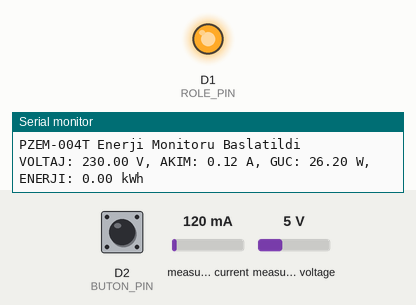
Simulated run of this sketch. Board: ESP8266 (NodeMCU). Shown: output pins drawn as LEDs (lit = HIGH), the last lines printed to the serial monitor. The test bench sets the inputs (shaded band); at power-on: measured current 120 mA, D2 (BUTON_PIN) HIGH, measured voltage 5 V. WiFi joins after 1.5 s; servers stay silent unless stated.

Above: at 3.0 s.
3.1 s: measured current set to 431 mA
6.1 s: measured current set to 495 mA
At 7.9 s:
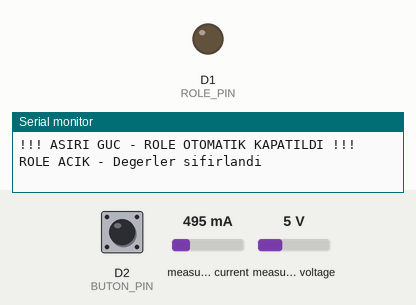
8.3 s: D2 (BUTON_PIN) pulled LOW for 0.15 s
At 8.9 s:
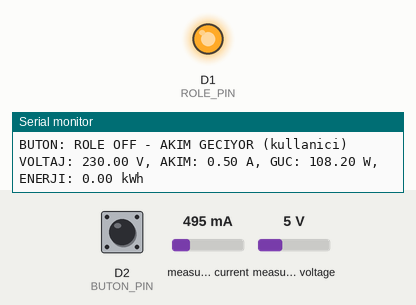
11.4 s: D2 (BUTON_PIN) pulled LOW for 1 s
At 12.5 s:
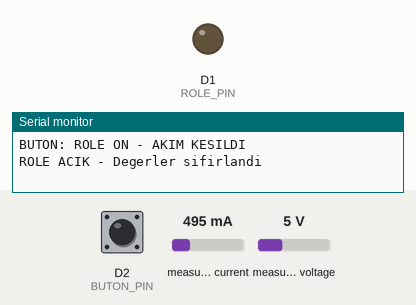
Timing chart, 0 to 14.4 s (numbered marks = the images above; inputs shaded):
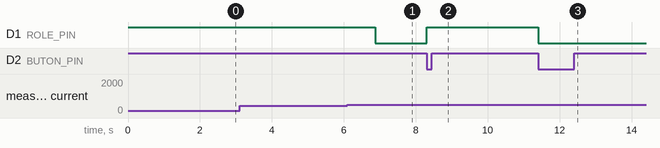

The sketch:

sketch_blynk.ino
```cpp
#define BLYNK_PRINT Serial

#define BLYNK_TEMPLATE_ID "YOUR_BLYNK_TEMPLATE_ID"
#define BLYNK_TEMPLATE_NAME "Enerji Takip"
#define BLYNK_AUTH_TOKEN "YOUR_BLYNK_AUTH_TOKEN"

#include <ESP8266WiFi.h>
#include <BlynkSimpleEsp8266.h>
#include <PZEM004Tv30.h>
#include <SoftwareSerial.h>

// WiFi bilgileri
char ssid[] = "YOUR_WIFI_SSID";
char pass[] = "YOUR_WIFI_PASSWORD";

// PZEM için SoftwareSerial (RX, TX)
SoftwareSerial mySerial(D5, D6);
PZEM004Tv30 pzem(mySerial);

// Röle pin tanımı
#define ROLE_PIN D1

// Fiziksel buton pin tanımı
#define BUTON_PIN D2

// Aşırı güç tüketimi eşiği (Watt) - Blynk V16'dan ayarlanır
float gucEsigi = 100.0f;

// Elektrik birim fiyatı (TL/kWh)
#define BIRIM_FIYAT 3.20

// ESP8266 adaptörü + kablo kayıpları ofseti (Watt)
// Cihaz bağlı değilken okunan boş güç değerini buraya yaz
#define OFFSET_GUC 0.40f

bool asiriUyariGonderildi = false;
bool kullaniciMuhalefet = false;  // Kullanıcı manuel kapattığında tekrar atmasın
bool roleDurumu = false;
bool butonOncekiDurum = HIGH;
bool bootTamamlandi = false;
unsigned long roleSonDegisim = 0;
#define ROLE_DEBOUNCE 1000

// Ortalama güç hesaplama (hareketli ortalama)
long olcumSayisi = 0;
float ortalamaGuc = 0;
float maxGuc = 0;
String sonV6Renk = "";
String sonV8Renk = "";

// Blynk bileşenleri
BlynkTimer timer;
bool ledDurumu = false;

// LED yak-sön fonksiyonu (bağımsız timer)
void ledBlink() {
  ledDurumu = !ledDurumu;
  Blynk.virtualWrite(V1, ledDurumu ? 255 : 0);
}

// Boot tamamlandı - röle kontrol aktif
void bootTamamla() {
  bootTamamlandi = true;
  Serial.println("Boot tamamlandi - role kontrol aktif");
}

// Blynk bağlandığında V5 senkronunu engelle (restart döngüsünü kırar)
BLYNK_CONNECTED() {
  Serial.println("Blynk baglandi");
  Blynk.syncVirtual(V16);  // Dashboard'daki eşik değerini al
}

// Dashboard'dan güç eşiği ayarla (V16 Slider)
BLYNK_WRITE(V16) {
  gucEsigi = param.asFloat();
  Serial.print("Yeni guc esigi: ");
  Serial.print(gucEsigi);
  Serial.println(" W");
}

// Fiziksel buton okuma fonksiyonu
void butonKontrol() {
  bool butonDurum = digitalRead(BUTON_PIN);
  if (butonOncekiDurum == HIGH && butonDurum == LOW) {
    roleDurumu = !roleDurumu;
    if (roleDurumu) {
      digitalWrite(ROLE_PIN, LOW);
      Blynk.virtualWrite(V5, 1);
      Serial.println("BUTON: ROLE ON - AKIM KESILDI");
    } else {
      digitalWrite(ROLE_PIN, HIGH);  // Akım geçer
      Blynk.virtualWrite(V5, 0);
      kullaniciMuhalefet = true;  // Fiziksel butonla kapattı - tekrar atma
      Serial.println("BUTON: ROLE OFF - AKIM GECIYOR (kullanici)");
    }
  }
  butonOncekiDurum = butonDurum;
}

// Blynk'ten röle komutu geldiğinde çalışır (V5 butonu)
BLYNK_WRITE(V5) {
  if (!bootTamamlandi) {
    Serial.println("Boot tamamlanmadi - role komutu reddedildi");
    return;
  }

  unsigned long simdi = millis();
  if (simdi - roleSonDegisim < ROLE_DEBOUNCE) {
    Serial.println("Role debounce - komut reddedildi");
    return;
  }

  int deger = param.asInt();
  if (deger == 1) {
    digitalWrite(ROLE_PIN, LOW);
    roleDurumu = true;
    roleSonDegisim = simdi;
    Serial.println("ROLE ON - AKIM KESILDI");
  } else {
    digitalWrite(ROLE_PIN, HIGH);
    roleDurumu = false;
    roleSonDegisim = simdi;
    kullaniciMuhalefet = true;  // Kullanıcı manuel kapattı - tekrar atma
    Serial.println("ROLE OFF - AKIM GECIYOR (kullanici)");
  }
}

// Blynk'ten enerji sıfırlama komutu (V10 butonu)
BLYNK_WRITE(V10) {
  if (param.asInt() == 1) {
    pzem.resetEnergy();
    olcumSayisi = 0;
    ortalamaGuc = 0;
    Blynk.virtualWrite(V9, 0);
    Blynk.virtualWrite(V7, 0);
    Blynk.virtualWrite(V8, "Sayac sifirlandi!");
    Serial.println("ENERJI SAYACI SIFIRLANDI");
  }
}

// Veri gönderme fonksiyonu
void sendData() {
  float voltage = pzem.voltage();
  float current = pzem.current();
  float power  = pzem.power();
  float energy  = pzem.energy();

  // Enerji her zaman gönder (chart için)
  Blynk.virtualWrite(V7, isnan(energy) ? 0.0f : energy);

  // Röle açıksa (akım kesilmiş) sıfır değer göster
  if (roleDurumu) {
    Blynk.virtualWrite(V2, 0);
    Blynk.virtualWrite(V3, 0);
    Blynk.virtualWrite(V4, 0);
    Blynk.virtualWrite(V6, "ROLE ACIK - Akim kesik");
    if (sonV6Renk != "#FF6600") { Blynk.setProperty(V6, "color", "#FF6600"); sonV6Renk = "#FF6600"; }
    Serial.println("ROLE ACIK - Degerler sifirlandi");
    return;
  }

  if (isnan(voltage) || isnan(current) || isnan(power)) {
    Serial.println("Hata: Veri okunamadi");
    return;
  }

  // Çöp değer koruması (röle geçişinde spike olur)
  if (voltage > 260 || voltage < 150 || current > 100 || power > 4000) {
    Serial.println("Hata: Gecersiz deger - atlanıyor");
    return;
  }

  Serial.print("VOLTAJ: ");
  Serial.print(voltage);
  Serial.print(" V, AKIM: ");
  Serial.print(current);
  Serial.print(" A, GUC: ");
  Serial.print(power);
  Serial.print(" W, ENERJI: ");
  Serial.print(isnan(energy) ? 0.0f : energy);
  Serial.println(" kWh");

  // Ofset uygula: ESP8266 adaptörü + kablo kayıplarını çıkar
  float gosterilenGuc = max(0.0f, power - OFFSET_GUC);
  float gosterilenAkim = (voltage > 0) ? (gosterilenGuc / voltage) : 0.0f;

  Blynk.virtualWrite(V2, voltage);
  Blynk.virtualWrite(V3, gosterilenAkim);
  Blynk.virtualWrite(V4, gosterilenGuc);

  float faturaTL = (isnan(energy) ? 0.0f : energy) * BIRIM_FIYAT;
  Blynk.virtualWrite(V9, faturaTL);

  // Röle kapalıyken (akım geçiyor) güç güvenli seviyeye düştüyse bayrakları sıfırla
  if (!roleDurumu && gosterilenGuc < gucEsigi * 0.7f) {
    kullaniciMuhalefet = false;
    asiriUyariGonderildi = false;
  }

  if (gosterilenGuc > gucEsigi) {
    Blynk.virtualWrite(V6, "ASIRI TUKETIM! " + String(gosterilenGuc, 0) + "W");
    if (sonV6Renk != "#FF0000") { Blynk.setProperty(V6, "color", "#FF0000"); sonV6Renk = "#FF0000"; }
    if (!asiriUyariGonderildi && !kullaniciMuhalefet && bootTamamlandi) {
      unsigned long simdi = millis();
      if (simdi - roleSonDegisim >= ROLE_DEBOUNCE) {
        digitalWrite(ROLE_PIN, LOW);
        roleDurumu = true;
        roleSonDegisim = simdi;
        Blynk.virtualWrite(V5, 1);
        Blynk.logEvent("asiri_guc", String("Asiri Guc! Cihaz kapatildi: ") + String(gosterilenGuc, 0) + "W");
        Serial.println("!!! ASIRI GUC - ROLE OTOMATIK KAPATILDI !!!");
        asiriUyariGonderildi = true;
      }
    }
  } else {
    Blynk.virtualWrite(V6, "Guvenli - " + String(gosterilenGuc, 0) + "W");
    if (sonV6Renk != "#00CC00") { Blynk.setProperty(V6, "color", "#00CC00"); sonV6Renk = "#00CC00"; }
  }

  if (gosterilenGuc < 4000) {
    olcumSayisi++;
    if (olcumSayisi == 1) {
      ortalamaGuc = gosterilenGuc;
    } else {
      ortalamaGuc = ortalamaGuc * 0.7 + gosterilenGuc * 0.3;
    }
    if (gosterilenGuc > maxGuc) maxGuc = gosterilenGuc;
  }
}

// Ek metrikler - 10sn'de bir (V11-V15)
void sendExtra() {
  float pf = pzem.pf();
  if (!isnan(pf)) Blynk.virtualWrite(V11, pf);

  float freq = pzem.frequency();
  if (!isnan(freq)) Blynk.virtualWrite(V12, freq);

  Blynk.virtualWrite(V13, WiFi.RSSI());

  unsigned long toplamSn = millis() / 1000;
  unsigned long saat = toplamSn / 3600;
  unsigned long dak   = (toplamSn % 3600) / 60;
  unsigned long sn    = toplamSn % 60;
  String uptime = String(saat) + "sa " + String(dak) + "dk " + String(sn) + "sn";
  Blynk.virtualWrite(V14, uptime);

  Blynk.virtualWrite(V15, maxGuc);
}

// Her 5sn'de bir öneri gönder
void sendOneri() {
  if (roleDurumu) {
    Blynk.virtualWrite(V8, "Role ACIK! Akim kesildi. Ort: " + String(ortalamaGuc, 0) + "W");
    if (sonV8Renk != "#FF6600") { Blynk.setProperty(V8, "color", "#FF6600"); sonV8Renk = "#FF6600"; }
    return;
  }

  if (olcumSayisi < 10) {
    int yuzdelik = ((int)((olcumSayisi * 100) / 10) / 20) * 20;
    Blynk.virtualWrite(V8, "Veri toplaniyor... %" + String(yuzdelik));
    if (sonV8Renk != "#808080") { Blynk.setProperty(V8, "color", "#808080"); sonV8Renk = "#808080"; }
    return;
  }

  float guncelGuc = pzem.power();
  if (isnan(guncelGuc) || guncelGuc > 4000) {
    Serial.println("ONERI: guncelGuc gecersiz - atlanıyor");
    return;
  }

  if (ortalamaGuc <= 0) {
    Blynk.virtualWrite(V8, "Ortalama hesaplaniyor...");
    return;
  }

  String oneri = "";
  String yeniRenk = "";
  if (guncelGuc < 1.0) {
    oneri = "Cihaz bagli degil. Lutfen bir cihaz baglayiniz.";
    yeniRenk = "#808080";
  } else if (guncelGuc < 5.0) {
    oneri = "Verimli! Minimum tuketim: " + String(guncelGuc, 1) + "W (Ort: " + String(ortalamaGuc, 0) + "W)";
    yeniRenk = "#00CC00";
  } else if (guncelGuc < 100.0) {
    oneri = "Normal tuketim: " + String(guncelGuc, 1) + "W (Ort: " + String(ortalamaGuc, 0) + "W)";
    yeniRenk = "#0066FF";
  } else {
    int yuzde = (ortalamaGuc > 0) ? (int)(((guncelGuc - ortalamaGuc) / ortalamaGuc) * 100) : 0;
    oneri = "Dikkat! Yuksek tuketim: " + String(guncelGuc, 1) + "W (Ort: " + String(ortalamaGuc, 0) + "W, %" + String(yuzde) + " fazla)";
    yeniRenk = "#FF0000";
  }

  Blynk.virtualWrite(V8, oneri);
  if (sonV8Renk != yeniRenk) { Blynk.setProperty(V8, "color", yeniRenk); sonV8Renk = yeniRenk; }
  Serial.println("Oneri: " + oneri);
}

void setup() {
  Serial.begin(115200);
  mySerial.begin(9600);

  pinMode(ROLE_PIN, OUTPUT);
  digitalWrite(ROLE_PIN, HIGH);  // Başlangıçta akım geçsin

  pinMode(BUTON_PIN, INPUT_PULLUP);

  Blynk.begin(BLYNK_AUTH_TOKEN, ssid, pass);

  timer.setTimeout(3000L, bootTamamla);
  timer.setInterval(1000L, sendData);  // 1sn - anlık bildirim için
  timer.setInterval(5000L, sendOneri);
  timer.setInterval(50L, butonKontrol);
  timer.setInterval(3000L, ledBlink);
  timer.setInterval(10000L, sendExtra);

  Serial.println("PZEM-004T Enerji Monitoru Baslatildi");
}

void loop() {
  Blynk.run();
  timer.run();
}
```

Measured:
- the behaviour switches between 459 and 460 mA on measured current (found by bisection; images 0 and 1)
- after the input at 6.1 s, D1 (ROLE_PIN): HIGH → LOW after 0.77 s
- after the input at 8.3 s, D1 (ROLE_PIN): LOW → HIGH at once
- after the input at 11.4 s, D1 (ROLE_PIN): HIGH → LOW at once
